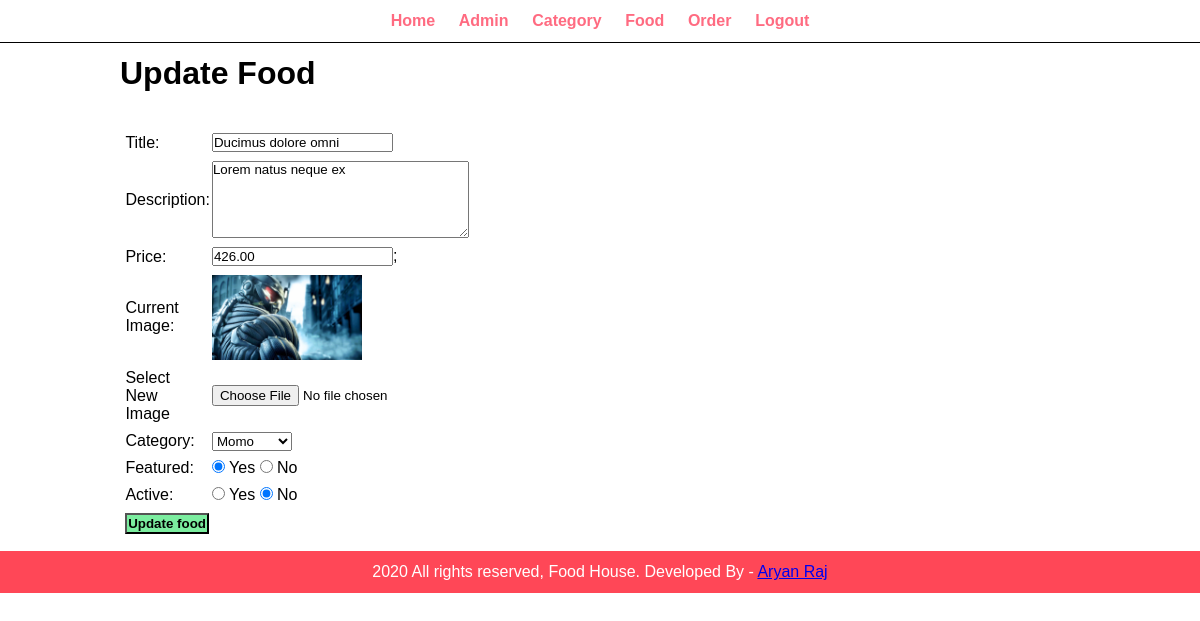
Screenshot of /food-order/admin/update-food.php?id=14 (signed in) with the database file from the repository.
### tables this page shows
CREATE TABLE `tbl_food` (
  `id` int(10) UNSIGNED NOT NULL,
  `title` varchar(100) NOT NULL,
  `description` text NOT NULL,
  `price` decimal(10,2) NOT NULL,
  `image_name` varchar(255) NOT NULL,
  `category_id` int(10) UNSIGNED NOT NULL,
  `featured` varchar(10) NOT NULL,
  `active` varchar(10) NOT NULL
);

CREATE TABLE `tbl_category` (
  `id` int(10) UNSIGNED NOT NULL,
  `title` varchar(100) NOT NULL,
  `image_name` varchar(55) NOT NULL,
  `featured` varchar(10) NOT NULL,
  `active` varchar(10) NOT NULL
);

### food-order/admin/update-food.php (the view, shortened to what this page needs)
<?php include('partials/menu.php'); ?>
<?php
    if(isset($_GET['id']))
    {
        $id = $_GET['id'];
        $sql = "SELECT * FROM tbl_food WHERE id= $id";
        $res2= mysqli_query($conn, $sql);
        $row2 = mysqli_fetch_assoc($res2);
        $title = $row2['title'];
        $description = $row2['description'];
        $price = $row2['price'];
        $current_image = $row2['image_name'];
        $current_category = $row2['category_id'];
        $featured = $row2['featured'];
        $active = $row2['active'];
    }
    else
    {
        header('Location:'.SITEURL.'admin/manage-food.php');
    }
?>
<div class="main-conetent">
    <div class="wrapper">
        <h1>Update Food</h1>
        <br><br>
        <form action="" method="POST" enctype="multipart/form-data">
        <table class="tbl-30">
            <tr>
                <td>Title: </td>
                <td>
                    <input type="text" name ="title" value="<?php echo $title?>">
                </td>
            </tr>
            <tr>
                <td>Description: </td>
                <td>
                    <textarea name="description" cols="30" rows="5"><?php echo $description;?></textarea>
                </td>
            </tr>
            <tr>
                <td>Price:</td>
                <td>
                <input type="number" name="price" value="<?php echo $price;?>">;
                </td>
            </tr>
            <tr>
                <td>Current Image:</td>
                <td>
                    <?php
                        if($current_image =="")
                        {
                            echo"<div class='error'>Image not Available.</div>";
                        }
                        else
                        {
                            ?>
                            <img src="<?php echo SITEURL; ?>images/food/<?php echo $current_image; ?>"width="150px">
                            <?php
                        }
                    ?>
                </td>
            </tr>
            <tr>
                <td>Select New Image</td>
                <td>
                    <input type="file" name="image">
                </td>
            </tr>
            <tr>
                <td>Category:</td>
                <td>
                <select name="category">
                    <?php
                        $sql = "SELECT * FROM tbl_category WHERE active='Yes'";
                        $res = mysqli_query($conn, $sql);
                        $count = mysqli_num_rows($res);
                        if($count>0)
                        {
                            while($row=mysqli_fetch_assoc($res))
                            {
                                $category_title = $row['title'];
                                $category_id = $row['id'];
                                ?>
                                <option <?php if($current_category==$category_id){echo "selected";}?> value="<?php echo $category_id; ?>"><?php echo $category_title; ?></option>
                                <?php
                            }
                        }
                        else
                        {
                           echo"<option value='0'>Category Not Available</option>";
                        }
                    ?>
                </select>
                </td>
            </tr>
            <tr>
                        <td>Featured: </td>
                        <td>
                            <input <?php if($featured=="Yes"){echo "checked";} ?> type="radio" name="featured" value="Yes"> Yes
                            <input <?php if($featured=="No"){echo "checked";} ?> type="radio" name="featured" value="No"> No
                        </td>
                    </tr>
                    <tr>
                        <td>Active: </td>
                        <td>
                            <input <?php if($active=="Yes"){echo "checked";} ?> type="radio" name="active" value="Yes"> Yes
                            <input <?php if($active=="No"){echo "checked";} ?> type="radio" name="active" value="No"> No
                        </td>
                    </tr>
                    <tr>
                        <td>
                            <input type="submit" name="submit" value="Update food" class="btn-secondary">
                        </td>
                    </tr>
        </table>
        </form>
    </div>
</div>
<?php include('partials/footer.php'); ?>

### food-order/css/admin.css (style rules this page uses)
* { margin: 0; padding: 0; font-family: Arial, Helvetica, sans-serif; }
.wrapper { padding: 1%; width: 80%; margin: 0 auto; }
.tbl-30 { width: 30%; }
table tr td { padding: 1%; }
.btn-secondary { background-color: #7bed9f; padding: 1%; color: black; text-decoration: none; font-weight: bold; }

### rows the page displays
tbl_food: title "Ducimus dolore omni", description "Lorem natus neque ex", price "426.00", image_name (picture), category "Momo", featured "☑", active "☑"
